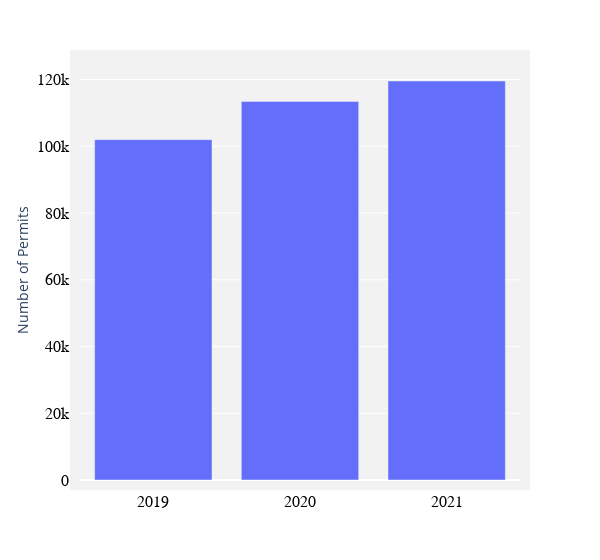

Notebook source saved alongside this figure:
### Markdown cell above
# Permit Volume by Year Barchart

### Code cell
df['Number of Permits'] = len(df.index)

df_permit_volume = df.groupby(['Year']).count().reset_index()
fig = px.bar(df_permit_volume, x='Year', y= 'Number of Permits')

fig.update_layout(hoverlabel=dict(bgcolor="white",
                                  font_size=16,
                                  font_family="Arial",
                                  font_color='Black',
                                  bordercolor="rgba(255,255,255,255)"),
                 plot_bgcolor='#f2f2f2')

fig.update_xaxes(type='category',title= None)

fig.update_layout(yaxis = dict(tickfont = dict(family='Arial',size=16, color = 'Black')),
                  xaxis = dict(tickfont = dict(family='Arial',size=16, color = 'Black')))

fig.update_layout(barmode='stack', bargap=0.20, width =600 , margin=dict(pad=10))

fig.show()
fig.write_html(f'{visuals}Permit_Volume_Bar.html')

### Figure 1 — Plotly figure (JSON) as saved in the notebook; plotly's stock layout.template omitted (floating-point values rounded to 4 significant figures)
{"data": [{"alignmentgroup": "True", "hovertemplate": "Year=%{x}<br>Number of Permits=%{y}<extra></extra>", "legendgroup": "", "marker": {"color": "#636efa", "pattern": {"shape": ""}}, "name": "", "offsetgroup": "", "orientation": "v", "showlegend": false, "textposition": "auto", "type": "bar", "x": [2019, 2020, 2021], "xaxis": "x", "y": [101988, 113430, 119568], "yaxis": "y"}], "layout": {"bargap": 0.2, "barmode": "stack", "hoverlabel": {"bgcolor": "white", "bordercolor": "rgba(255,255,255,255)", "font": {"color": "Black", "family": "Arial", "size": 16}}, "legend": {"tracegroupgap": 0}, "margin": {"pad": 10, "t": 60}, "plot_bgcolor": "#f2f2f2", "width": 600, "xaxis": {"anchor": "y", "domain": [0, 1], "tickfont": {"color": "Black", "family": "Arial", "size": 16}, "title": {}, "type": "category"}, "yaxis": {"anchor": "x", "domain": [0, 1], "tickfont": {"color": "Black", "family": "Arial", "size": 16}, "title": {"text": "Number of Permits"}}}}
